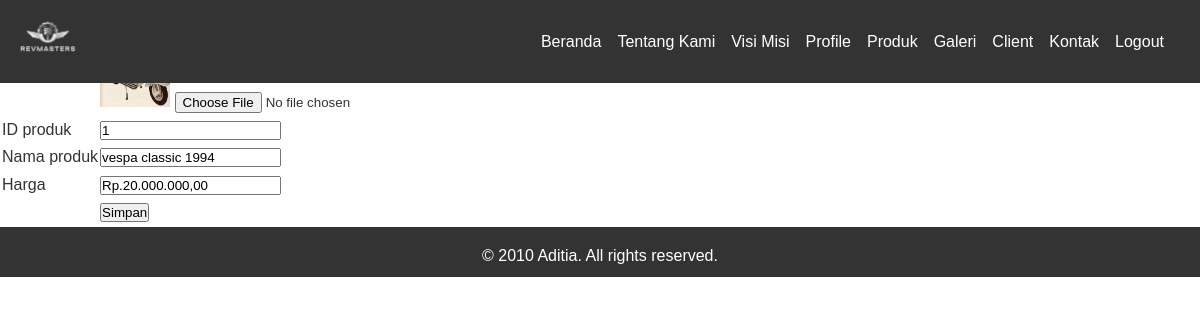
The app's page /index.php?p=produk-edit&id=1 (signed in) with its own data.
### tables this page shows
CREATE TABLE `produk` (
  `idproduk` int(5) NOT NULL,
  `namaproduk` varchar(35) NOT NULL,
  `harga` varchar(35) NOT NULL,
  `foto` varchar(35) NOT NULL
);

### pages/produk-edit.php (the view, shortened to what this page needs)
<?php
$idproduk = $_GET['id'];
$q_tampil_produk = mysqli_query($conn, "SELECT * FROM produk WHERE idproduk='$idproduk'");
$r_tampil_produk = mysqli_fetch_array($q_tampil_produk);
?>
<div id="label-page"><h3>Edit Data Produk</h3></div>
<div id="content">
    <form action="proses/produk-edit-proses.php" method="post" enctype="multipart/form-data">
        <table id="tabel-input">
            <tr>
                <td class="label-formulir">foto</td>
                <td class="isian-formulir">
                    <input type="file" name="foto" class="isian-formulir isian-formulir-border">
                </td>
            </tr>
            <tr>
                <td class="label-formulir">ID produk</td>
                <td class="isian-formulir">
                    <input type="text" name="idproduk" value="<?php echo $r_tampil_produk['idproduk']; ?>" readonly="readonly" class="isian-formulir isian-formulir-border warna-formulir-disabled">
                </td>
            </tr>
            <tr>
                <td class="label-formulir">Nama produk</td>
                <td class="isian-formulir">
                    <input type="text" name="namaproduk" value="<?php echo $r_tampil_produk['namaproduk']; ?>" class="isian-formulir isian-formulir-border">
                </td>
            </tr>
            <tr>
                <td class="label-formulir">Harga</td>
                    <td class="isian-formulir">
                        <input type="text" name="harga" value="<?php echo $r_tampil_produk['harga']; ?>" class="isian-formulir isian-formulir-border">
                    </td>
            </tr>
            <tr>
                <td class="label-formulir"></td>
                <td class="isian-formulir">
                    <input type="submit" name="simpan" onclick="return confirm('Yakin Data Disimpan?')" value="Simpan" id="tombol-simpan">
                </td>
            </tr>
        </table>
    </form>
</div>

### css/styles.css (style rules this page uses)
* { box-sizing: border-box; margin: 0; padding: 0; }
body { font-family: system-ui, -apple-system, BlinkMacSystemFont, 'Segoe UI', Roboto, Oxygen, Ubuntu, Cantarell, 'Open Sans', 'Helvetica Neue', sans-serif, sans-serif; font-size: 16px; line-height: 1.5; color: #333; }
* { margin: 0; padding: 0; }
body { height: 100%; display: flex; flex-direction: column; margin: 0; font-family: system-ui, -apple-system, BlinkMacSystemFont, 'Segoe UI', Roboto, Oxygen, Ubuntu, Cantarell, 'Open Sans', 'Helvetica Neue', sans-serif, sans-serif; }
* { margin: 0; padding: 0; box-sizing: border-box; }
body { font-family: Arial, sans-serif; line-height: 1.6; }

### records on screen
produk: idproduk "1", namaproduk "vespa classic 1994", harga "Rp.20.000.000,00"
